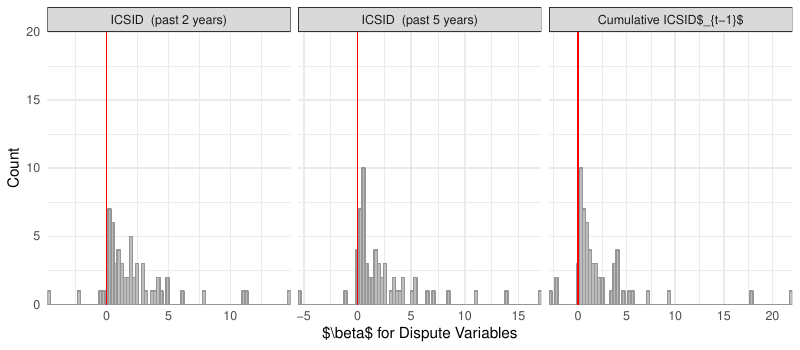

Write R code to recreate this figure.
#######################################################################################
### source in the setup.R script using the path on your computer
source('setup.R')

### Load data
load('analysisData.rda')
#######################################################################################

#######################################################################################
# Setting up models
aData$fdiLog2 = logNeg(aData$fdi) ; dv='fdiLog2'

# disputes
dispVars =  c( 'iDispB')
dispLabs = c('ICSID' )
ivDisp=c( paste0('mvs2_',dispVars), paste0('mvs5_',dispVars), paste0(dispVars, 'C') )
ivDispName = c( dName(dispLabs,2), dName(dispLabs,5), dName(dispLabs) )

# Other covariates
ivOther=c(
	'gdpGr', 'gdpCapLog', 'popLog','inflLog',
	'intConf', 'extConf',
	'rbitNoDuplC', 'kaopen', 'polity', 'propRights'
	)
ivs=c(ivDisp, ivOther)
ivAll=lapply(ivDisp, function(x) FUN= c( lagLab(x,1), lagLab(ivOther,1), 'globSumRFDI' ) )

# Setting up variables names for display
ivOtherName=c(
	'\\%$\\Delta$ GDP', 'Ln(GDP per capita)', 'Ln(Pop.)', 'Ln(Inflation)', 
	'Internal Stability','External Stability',
	'Ratified BITs','Capital Openness','Polity', 'Property Rights'
	)
ivsName=lapply(1:length(ivDispName), function(x){ c(ivDispName[x], lagLabName(ivOtherName), 'World FDI') })
#######################################################################################

#######################################################################################
# Simple mod analysis
# By country
getInts = function(res){ 
	c(mu=res[1], hi95=res[1]+qnorm(.975)*res[2], lo95=res[1]-qnorm(.975)*res[2],
		hi90=res[1]+qnorm(.95)*res[2], lo90=res[1]-qnorm(.95)*res[2] )  }
cntries = char( unique(aData$ccode) )
mat = matrix(NA, nrow=length(cntries), ncol=length(ivDisp), dimnames=list(cntries, ivDisp))
csMods = list(rho=mat, mu=mat, hi95=mat, lo95=mat, hi90=mat, lo90=mat)
for(c in cntries){
	slice = aData[aData$ccode==c,]
	for(d in ivDisp){
		if( sum(slice[,d], na.rm=TRUE)>1 ){
			dForm = paste(dv, lagLab(d, 1), sep='~') %>% formula()
			cdCoef = lm(dForm, data=slice) %>% coeftest() %>% .[2,1:2] ; names(cdCoef) = NULL; cdCoef = getInts(cdCoef)
			rho = cor(slice[,c(dv, d)], method='pearson')[1,2]
			csMods[['rho']][c,d] = rho ;csMods[['mu']][c,d] = cdCoef['mu'] ; csMods[['hi95']][c,d] = cdCoef['hi95'] 
			csMods[['lo95']][c,d] = cdCoef['lo95']; csMods[['hi90']][c,d] = cdCoef['hi90'] ; csMods[['lo90']][c,d] = cdCoef['lo90']
		}
	}
}
tmp = lapply(csMods, function(x){ melt(x) %>% mutate(., id=paste0(X1, X2)) %>% na.omit() %>% return(.) })
ggCoef = tmp[['mu']]
for(v in c('rho', as.vector(outer(c('hi','lo'), c('95','90'), paste0)))){
	ggCoef$tmp = tmp[[v]][,3][match(ggCoef$id, tmp[[v]][,4] )] ; names(ggCoef)[ncol(ggCoef)] = v }

# Calculate for full sample using fixed effects & rbind
fullID='All'
fullCoef = lapply(ivDisp, function(d){
	dForm = paste0(paste(dv, lagLab(d,1), sep='~'), ' + factor(ccode)-1') %>% formula()
	dCoef = lm(dForm, data=aData) %>% coeftest() %>% .[1,1:2] ; names(dCoef) = NULL; dCoef = getInts(dCoef) ; names(dCoef)[1] = ''
	rho = cor(aData[,c(dv,d)], method='pearson', use='complete.obs')[1,2]
	c(X1=fullID, X2=d, value=dCoef[1], id=paste0(fullID,d), rho=rho, dCoef[2:length(dCoef)])
	}) %>% do.call('rbind', .) %>% data.frame()
for(v in names(fullCoef)[!names(fullCoef) %in% c('X1', 'X2', 'id')]){ fullCoef[,v] = num(fullCoef[,v]) }
ggCoef$fixefValue = fullCoef$value[match(ggCoef$X2, fullCoef$X2)]

# Adjust var names
ggCoef$X2 = mapVar(ggCoef$X2, ivDisp, ivDispName)
ggCoef$cntry = panel$CNTRY_NAME[match(ggCoef$X1, panel$ccode)] ; ggCoef$cntry[ggCoef$X1==fullID] = fullID
ggCoef$cAbb = countrycode(ggCoef$cntry, 'country.name', 'cowc') ; ggCoef$cAbb[ggCoef$X1==fullID] = fullID
ggCoef$cAbb = factor(ggCoef$cAbb, levels=c(char(sort(unique(ggCoef$cAbb[ggCoef$cAbb!=fullID]))), fullID))

# viz
tmp=ggplot(ggCoef, aes(x=value)) +
	geom_histogram(bins=80, fill='#bdbdbd', color='#969696') +
	geom_vline(xintercept=0, color='red', linetype='solid') +
	scale_x_continuous('$\\beta$ for Dispute Variables', expand = c(0, 0)) +
	scale_y_continuous('Count',expand = c(0, 0), labels=seq(0,20,5), limits=c(0,20)) +
	facet_wrap(~X2, nrow=1, scales='free_x') +
	theme(
			legend.position='none',
			legend.title=element_blank(),
		    axis.ticks=element_blank(),
		    panel.border=element_blank()
    )
ggsave(tmp, file='fig1.pdf', width=8, height=3.5)